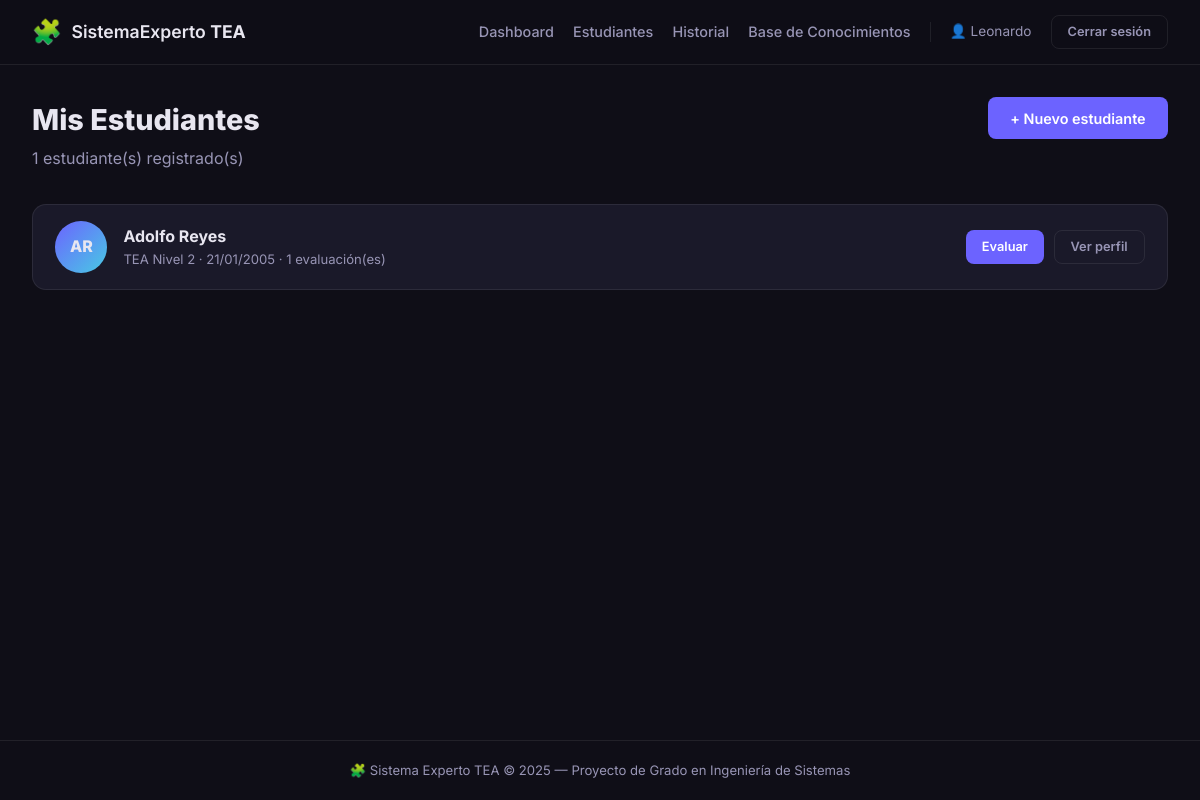
The app's page /estudiantes/ (signed in) with its own data.
### experto/models.py (models this page shows, shortened)
class Estudiante(models.Model):
    instructor = models.ForeignKey(
        Instructor,
        on_delete=models.CASCADE,
        related_name='estudiantes',
        verbose_name='Instructor responsable',
    )
    nombre = models.CharField(max_length=100, verbose_name='Nombre')
    apellido = models.CharField(max_length=100, verbose_name='Apellido')
    fecha_nacimiento = models.DateField(verbose_name='Fecha de nacimiento')
    nivel_tea = models.CharField(
        max_length=20,
        choices=[('1', 'Nivel 1 - Necesita apoyo'), ('2', 'Nivel 2 - Necesita apoyo sustancial'), ('3', 'Nivel 3 - Necesita apoyo muy sustancial')],
        verbose_name='Nivel TEA',
    )
    observaciones = models.TextField(blank=True, verbose_name='Observaciones generales')
    fecha_registro = models.DateTimeField(auto_now_add=True, verbose_name='Fecha de registro')
    class Meta:
        verbose_name = 'Estudiante'
        verbose_name_plural = 'Estudiantes'
        ordering = ['apellido', 'nombre']
    @property
    def nombre_completo(self):
        return f'{self.nombre} {self.apellido}'

### experto/views.py (the view)
# urls.py: path('estudiantes/',             views.lista_estudiantes,  name='lista_estudiantes'),
@login_required(login_url='login')
def lista_estudiantes(request):
    instructor = get_instructor(request)
    estudiantes = Estudiante.objects.filter(instructor=instructor).annotate(
        num_evaluaciones=Count('evaluaciones')
    )
    return render(request, 'experto/lista_estudiantes.html', {
        'estudiantes': estudiantes,
        'instructor':  instructor,
    })

### experto/views.py (called while the page is built)
def get_instructor(request):
    return get_object_or_404(Instructor, usuario=request.user)

### experto/templates/experto/lista_estudiantes.html (shortened to what this page needs)
{% extends 'experto/base.html' %}
{% block content %}
<div class="page-header">
  <div>
    <h1 class="page-title">Mis Estudiantes</h1>
    <p class="page-subtitle">{{ estudiantes.count }} estudiante(s) registrado(s)</p>
  </div>
  <a href="{% url 'registro_estudiante' %}" class="btn btn-primary">+ Nuevo estudiante</a>
</div>
{% if estudiantes %}
  <div class="student-list">
    {% for est in estudiantes %}
    <div class="student-row">
      <div class="student-avatar-lg">{{ est.nombre|first }}{{ est.apellido|first }}</div>
      <div class="student-row-info">
        <div class="student-row-name">{{ est.nombre_completo }}</div>
        <div class="student-row-meta">
          TEA Nivel {{ est.nivel_tea }} ·
          {{ est.fecha_nacimiento|date:"d/m/Y" }} ·
          {{ est.num_evaluaciones }} evaluación(es)
        </div>
      </div>
      <div class="student-row-actions">
        <a href="{% url 'nueva_evaluacion' est.pk %}" class="btn btn-primary-sm">Evaluar</a>
        <a href="{% url 'detalle_estudiante' est.pk %}" class="btn btn-ghost-sm">Ver perfil</a>
      </div>
    </div>
    {% endfor %}
  </div>
{% endif %}
{% endblock %}

### experto/templates/experto/base.html (shortened to what this page needs)
<!DOCTYPE html>
<html lang="es">
<head>
  {% load static %}
  <link rel="stylesheet" href="{% static 'experto/css/styles.css' %}" />
</head>
<body>
<nav class="navbar">
  <div class="navbar-inner">
    <a href="{% url 'inicio' %}" class="navbar-brand">
      <span class="brand-icon">🧩</span>
      <span>SistemaExperto <strong>TEA</strong></span>
    </a>
    <div class="navbar-links">
      {% if user.is_authenticated %}
        <a href="{% url 'dashboard' %}" class="nav-link">Dashboard</a>
        <a href="{% url 'lista_estudiantes' %}" class="nav-link">Estudiantes</a>
        <a href="{% url 'historial_evaluaciones' %}" class="nav-link">Historial</a>
        <a href="{% url 'base_conocimientos' %}" class="nav-link">Base de Conocimientos</a>
        <span class="nav-user">👤 {{ user.first_name }}</span>
        <a href="{% url 'logout' %}" class="btn btn-outline-sm">Cerrar sesión</a>
      {% else %}
        <a href="{% url 'login' %}" class="nav-link">Iniciar sesión</a>
        <a href="{% url 'registro_instructor' %}" class="btn btn-primary-sm">Registrarse</a>
      {% endif %}
    </div>
  </div>
</nav>
<main class="main-content">
  {% block content %}{% endblock %}
</main>
<footer class="footer">
  <div class="footer-inner">
    <span>🧩 Sistema Experto TEA &copy; 2025 — Proyecto de Grado en Ingeniería de Sistemas</span>
  </div>
</footer>
</body>
</html>

### experto/static/experto/css/styles.css (style rules this page uses)
:root { --primary: #6C63FF; --primary-dark: #5A52D5; --secondary: #48CAE4; --success: #06D6A0; --warning: #FFD166; --danger: #EF476F; --bg: #0F0E17; --bg-card: #1A1929; --bg-card2: #201E35; --text: #E8E6F0; --text-muted: #9895B5; --border: rgba(255,255,255,0.08); --radius: 14px; --radius-sm: 8px; --shadow: 0 8px 32px rgba(0,0,0,0.4); --font: 'Inter', system-ui, sans-serif; }
*, *::before, *::after { box-sizing: border-box; margin: 0; padding: 0; }
html { scroll-behavior: smooth; }
body { font-family: var(--font); background: var(--bg); color: var(--text); min-height: 100vh; display: flex; flex-direction: column; line-height: 1.6; }
a { color: var(--primary); text-decoration: none; }
.navbar { background: rgba(15,14,23,0.9); backdrop-filter: blur(12px); border-bottom: 1px solid var(--border); position: sticky; top: 0; z-index: 100; padding: 0 2rem; }
.navbar-inner { max-width: 1280px; margin: 0 auto; display: flex; align-items: center; justify-content: space-between; height: 64px; }
.navbar-brand { display: flex; align-items: center; gap: .6rem; font-size: 1.1rem; font-weight: 600; color: var(--text); }
.brand-icon { font-size: 1.5rem; }
.navbar-links { display: flex; align-items: center; gap: 1.2rem; flex-wrap: wrap; }
.nav-link { color: var(--text-muted); font-size: .9rem; font-weight: 500; transition: color .2s; }
.nav-user { color: var(--text-muted); font-size: .85rem; }
.btn { display: inline-flex; align-items: center; gap: .4rem; padding: .6rem 1.4rem; border-radius: var(--radius-sm); font-weight: 600; font-size: .9rem; cursor: pointer; border: none; transition: all .2s; white-space: nowrap; }
.btn-primary { background: var(--primary); color: #fff; }
.btn-primary-sm { background: var(--primary); color: #fff; padding: .35rem 1rem; border-radius: var(--radius-sm); font-size: .8rem; font-weight: 600; }
.btn-outline-sm { background: transparent; color: var(--text-muted); border: 1px solid var(--border); padding: .35rem 1rem; border-radius: var(--radius-sm); font-size: .8rem; font-weight: 600; }
.btn-ghost-sm { background: transparent; color: var(--text-muted); border: 1px solid var(--border); padding: .35rem 1rem; border-radius: var(--radius-sm); font-size: .8rem; }
.main-content { flex: 1; max-width: 1280px; margin: 0 auto; padding: 2rem; width: 100%; }
.page-header { display: flex; align-items: flex-start; justify-content: space-between; margin-bottom: 2rem; flex-wrap: wrap; gap: 1rem; }
.page-title { font-size: 1.8rem; font-weight: 800; }
.page-subtitle { color: var(--text-muted); margin-top: .2rem; }
.student-list { display: flex; flex-direction: column; gap: .8rem; }
.student-row { background: var(--bg-card); border: 1px solid var(--border); border-radius: var(--radius); padding: 1rem 1.4rem; display: flex; align-items: center; gap: 1rem; }
.student-avatar-lg { width: 52px; height: 52px; background: linear-gradient(135deg, var(--primary), var(--secondary)); border-radius: 50%; display: flex; align-items: center; justify-content: center; font-weight: 800; font-size: 1rem; flex-shrink: 0; }
.student-row-info { flex: 1; }
.student-row-name { font-weight: 700; }
.student-row-meta { font-size: .82rem; color: var(--text-muted); }
.student-row-actions { display: flex; gap: .6rem; }
.footer { border-top: 1px solid var(--border); padding: 1.2rem 2rem; margin-top: 2rem; }
.footer-inner { max-width: 1280px; margin: 0 auto; text-align: center; color: var(--text-muted); font-size: .82rem; }

### records on screen
Estudiante: nombre|first "A", apellido|first "R", nombre_completo "Adolfo Reyes", nivel_tea "2", fecha_nacimiento "21/01/2005", num_evaluaciones "1"

### other values on screen
{{ user.first_name }} "Leonardo"
{{ estudiantes.count }} "1"
